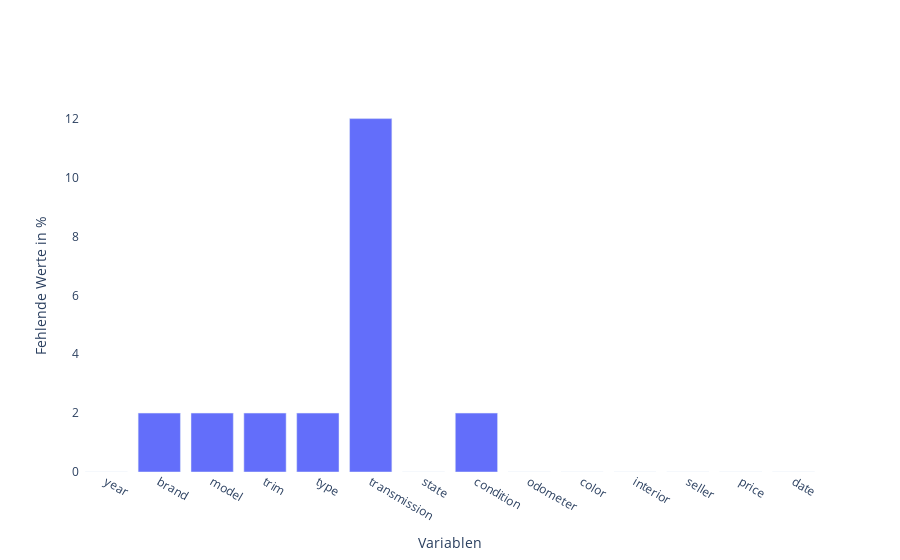

This figure's notebook cell:
### Code cell
# Visualisierungen für Missing Values

fig = go.Figure([go.Bar(x=cn_of_df, y=mv_p_r_df)])
fig.update_layout(
    xaxis_title="Variablen",
    yaxis_title="Fehlende Werte in %",
    plot_bgcolor="white")

fig.show()

### Figure 1 — Plotly figure (JSON) as saved in the notebook; plotly's stock layout.template omitted (floating-point values rounded to 4 significant figures)
{"data": [{"type": "bar", "x": ["year", "brand", "model", "trim", "type", "transmission", "state", "condition", "odometer", "color", "interior", "seller", "price", "date"], "y": [0, 2, 2, 2, 2, 12, 0, 2, 0, 0, 0, 0, 0, 0]}], "layout": {"plot_bgcolor": "white", "xaxis": {"title": {"text": "Variablen"}}, "yaxis": {"title": {"text": "Fehlende Werte in %"}}}}
